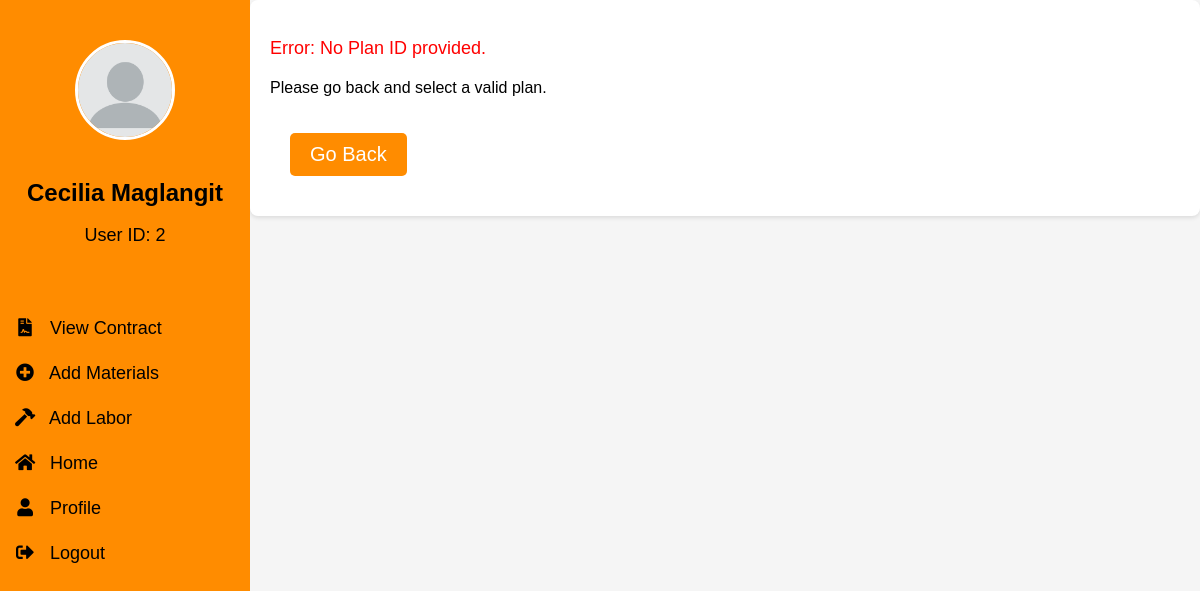
Page /contract_view.php (signed in) on the committed database.
### tables this page shows
CREATE TABLE `users` (
  `User_ID` int(11) NOT NULL,
  `First_Name` varchar(255) NOT NULL,
  `Last_Name` varchar(255) NOT NULL,
  `Phone_Number` bigint(11) NOT NULL,
  `Email` varchar(255) NOT NULL,
  `Address` varchar(255) NOT NULL,
  `Date_Of_Birth` date NOT NULL,
  `Username` varchar(255) NOT NULL,
  `Password` varchar(255) NOT NULL,
  `Photo` mediumblob NOT NULL
);

### contract_view.php (the view, shortened to what this page needs)
<?php
    include('config.php');
    $user_ID = $_SESSION['User_ID'];
    $sql = "SELECT * FROM users WHERE User_ID = ?";
    $stmt = $conn->prepare($sql);
    $stmt->bind_param("i", $user_ID);
    $stmt->execute();
    $result = $stmt->get_result();
    $userDetails = $result->fetch_assoc();
?>
<!DOCTYPE html>
<html lang="en">
<head>
<link rel="stylesheet" href="https://cdnjs.cloudflare.com/ajax/libs/font-awesome/5.15.4/css/all.min.css">
</head>
<body>
<div class="sidenav">
    <div class="profile-section">
        <?php
        if (isset($userDetails['Photo']) && !empty($userDetails['Photo'])) {
            echo '<img src="' . $userDetails['Photo'] . '" alt="Profile Picture">';
        } else {
            echo '<img src="assets/img/default-avatar.png" alt="Default Profile Picture">';
        }
        echo "<h3>" . $userDetails['First_Name'] . ' ' . $userDetails['Last_Name'] . "</h3>";
        echo "<p>User ID: " . $user_ID . "</p>";
        ?>
    </div>
    <div class="sidebar-section">
        <a href="#" class="sidebar-link" onclick="openSignedContractModal(); return false;">
            <i class="fas fa-file-contract"></i> View Contract
        </a>
        <a href="#" class="sidebar-link" onclick="document.getElementById('addMaterialsModal').style.display='block'; return false;">
            <i class="fas fa-plus-circle"></i> Add Materials
        </a>
        <a href="#" class="sidebar-link" onclick="document.getElementById('addLaborModal').style.display='block'; return false;">
            <i class="fas fa-hammer"></i> Add Labor
        </a>
    </div>
    <a href="usercomment.php"><i class="fas fa-home"></i> Home</a>
    <a href="userprofile.php"><i class="fas fa-user"></i> Profile</a>
    <a href="logout.php"><i class="fas fa-sign-out-alt"></i> Logout</a>
</div>
<div class="container">
    <?php
    if (isset($_GET['plan_ID'])) {
        $plan_ID = $_GET['plan_ID'];
        $query = "SELECT p.*, u.First_Name, u.Last_Name, u.Photo as UserPhoto
                 FROM plan p
                 JOIN users u ON p.User_ID = u.User_ID
                 WHERE p.plan_ID = ?";
        $stmt = mysqli_prepare($conn, $query);
        mysqli_stmt_bind_param($stmt, "i", $plan_ID);
        mysqli_stmt_execute($stmt);
        $result = mysqli_stmt_get_result($stmt);
        $row = mysqli_fetch_assoc($result);
        if ($row) {
            $clientName = "{$row['First_Name']} {$row['Last_Name']}";
            echo "<div class='main'>";
            echo "<h1>Client's Plan Details</h1>";
            echo "<div class='grid-container'>";
            echo "<div class='grid-item'>";
            echo "<h3>Client Information</h3>";
            echo "<img src='" . (isset($row['UserPhoto']) ? $row['UserPhoto'] : 'assets/img/default-avatar.png') . "' class='client-photo'>";
            echo "<label>Client Name:</label>";
            echo "<input type='text' value='{$clientName}' readonly>";
            echo "</div>";
            echo "<div class='grid-item'>";
            echo "<h3>Lot Area</h3>";
            echo "<label>Length:</label>";
            echo "<input type='text' value='{$row['length_lot_area']}' readonly>";
            echo "<label>Width:</label>";
            echo "<input type='text' value='{$row['width_lot_area']}' readonly>";
            echo "<label>Square Meter:</label>";
            echo "<input type='text' value='{$row['square_meter_lot']}' readonly>";
            echo "</div>";
            echo "<div class='grid-item'>";
            echo "<h3>Floor Area</h3>";
            echo "<label>Length:</label>";
            echo "<input type='text' value='{$row['length_floor_area']}' readonly>";
            echo "<label>Width:</label>";
            echo "<input type='text' value='{$row['width_floor_area']}' readonly>";
            echo "<label>Square Meter:</label>";
            echo "<input type='text' value='{$row['square_meter_floor']}' readonly>";
            echo "</div>";
            echo "</div>";
            echo "<div class='grid-container'>";
            echo "<div class='grid-item'>";
            echo "<h3>Project Budget</h3>";
            echo "<label>Initial Budget:</label>";
            echo "<input type='text' value='PHP " . number_format($row['initial_budget'], 2) . "' readonly>";
            echo "</div>";
            echo "<div class='grid-item'>";
            echo "<h3>Project Dates</h3>";
            echo "<label>Start Date:</label>";
            echo "<input type='text' value='" . date("F j, Y", strtotime($row['start_date'])) . "' readonly>";
            echo "<label>End Date:</label>";
            echo "<input type='text' value='" . date("F j, Y", strtotime($row['end_date'])) . "' readonly>";
            echo "</div>";
            echo "<div class='grid-item'>";
            echo "<h3>More Details</h3>";
            if (isset($row['more_details']) && !empty($row['more_details'])) {
                echo "<textarea readonly style='height: 100px;'>{$row['more_details']}</textarea>";
            } else {
                echo "<textarea readonly style='height: 100px;'>No additional details provided.</textarea>";
            }
            echo "</div>";
            echo "</div>";
            echo "<div class='grid-container'>";
            echo "<div class='grid-item plan-photo-container' style='grid-column: span 3;'>";
            echo "<h3>Plan Photos</h3>";
            if (!empty($row['Photo'])) {
                echo "<div style='text-align: center;'>";
                echo "<img src='" . $row['Photo'] . "' class='plan-photo' alt='Plan Photo' style='max-width: 300px; height: auto;'>";
                echo "</div>";
            } else {
                echo "<p style='text-align: center; color: #777;'>No plan photos available.</p>";
            }
            echo "</div>";
            echo "</div>";
            echo "<div class='contract-status-display' style='margin: 20px 0; padding: 15px; border-radius: 5px; text-align: center;'>";
            $contractStatusQuery = "SELECT status, rejection_reason, labor_cost, duration FROM contracts WHERE plan_ID = ? AND Carpenter_ID = ?";
            $contractStatusStmt = mysqli_prepare($conn, $contractStatusQuery);
            mysqli_stmt_bind_param($contractStatusStmt, "ii", $plan_ID, $Carpenter_ID);
            mysqli_stmt_execute($contractStatusStmt);
            $contractStatusResult = mysqli_stmt_get_result($contractStatusStmt);
            echo "<div style='display: none;'>";
            echo "Plan ID: " . $plan_ID . "<br>";
            echo "Carpenter ID: " . $Carpenter_ID . "<br>";
            echo "Query: " . $contractStatusQuery . "<br>";
            echo "Rows found: " . mysqli_num_rows($contractStatusResult) . "<br>";
            echo "</div>";
            if (mysqli_num_rows($contractStatusResult) > 0) {
                $contractData = mysqli_fetch_assoc($contractStatusResult);
                $contractStatus = $contractData['status'];
                $rejectionReason = $contractData['rejection_reason'];
                $laborCost = $contractData['labor_cost'];
                $duration = $contractData['duration'];
                $statusColor = '#FFC107';
                if ($contractStatus == 'accepted') {
                    $statusColor = '#4CAF50';
                } elseif ($contractStatus == 'rejected') {
                    $statusColor = '#F44336';
                }
                echo "<div style='display: inline-block; padding: 10px 20px; background-color: " . $statusColor . "; color: white; font-weight: bold; font-size: 18px; border-radius: 5px; margin-bottom: 10px;'>";
                echo "Contract Status: " . ucfirst($contractStatus);
                echo "</div>";
                echo "<div style='margin-top: 15px;'>";
                echo "<p><strong>Labor Cost:</strong> $" . number_format($laborCost, 2) . "</p>";
                echo "<p><strong>Duration:</strong> " . $duration . " days</p>";
                echo "</div>";
                if ($contractStatus == 'rejected' && !empty($rejectionReason)) {
                    echo "<div style='margin-top: 15px; padding: 15px; background-color: #ffebee; border-left: 4px solid #F44336; text-align: left; border-radius: 4px;'>";
                    echo "<h3 style='margin-top: 0; color: #D32F2F;'>Rejection Reason:</h3>";
                    echo "<p style='font-size: 16px;'>" . htmlspecialchars($rejectionReason) . "</p>";
                    echo "</div>";
                }
                if ($contractStatus == 'accepted') {
                    echo "<div style='margin-top: 15px; padding: 15px; background-color: #e8f5e9; border-left: 4px solid #4CAF50; text-align: left; border-radius: 4px;'>";
                    echo "<h3 style='margin-top: 0; color: #2E7D32;'>Contract Accepted</h3>";
                    echo "<p style='font-size: 16px;'>The contract has been accepted and is now in effect. Work can proceed according to the agreed terms.</p>";
                    echo "</div>";
                }
                if ($contractStatus == 'pending') {
                    echo "<div style='margin-top: 15px; padding: 15px; background-color: #fff8e1; border-left: 4px solid #FFC107; text-align: left; border-radius: 4px;'>";
                    echo "<h3 style='margin-top: 0; color: #F57F17;'>Pending Decision</h3>";
                    echo "<p style='font-size: 16px;'>This contract is awaiting your decision. Please review the terms and either accept or reject the contract.</p>";
                    echo "<button onclick='openSignedContractModal()' style='background-color: " . $statusColor . "; color: white; border: none; padding: 10px 20px; border-radius: 5px; cursor: pointer; font-size: 16px; margin-top: 10px;'>";
                    echo "<i class='fas fa-file-contract'></i> Review Contract";
                    echo "</button>";
                    echo "</div>";
                }
            } else {
                echo "<div style='display: inline-block; padding: 10px 20px; background-color: #9E9E9E; color: white; font-weight: bold; font-size: 18px; border-radius: 5px; margin-bottom: 10px;'>";
                echo "Contract Status: Not Available";
                echo "</div>";
                echo "<div style='margin-top: 15px; padding: 15px; background-color: #f5f5f5; border-left: 4px solid #9E9E9E; text-align: left; border-radius: 4px;'>";
                echo "<p style='font-size: 16px;'>No contract has been created for this project yet. Please contact the administrator.</p>";
                echo "</div>";
            }
            mysqli_stmt_close($contractStatusStmt);
            echo "</div>";
            echo "<div style='text-align: left; margin: 20px 0; padding-left: 20px;'>";
            echo "<button onclick=\"window.location.href='" . htmlspecialchars($_SERVER['HTTP_REFERER']) . "'\"
                  style='background-color: #FF8C00; color: white; border: none; padding: 10px 20px;
                  border-radius: 5px; cursor: pointer; font-size: 16px;'>Go Back</button>";
            echo "</div>";
            echo "</div>";
        } else {
            echo "<div class='main'>";
            echo "<p>No plan found with Plan ID: $plan_ID</p>";
            echo "</div>";
        }
    } else {
        echo "<div class='main'>";
        echo "<p style='font-size: 18px; color: red;'>Error: No Plan ID provided.</p>";
        echo "<p style='font-size: 16px; margin-top: 20px;'>Please go back and select a valid plan.</p>";
        echo "<button onclick='window.history.back()' style='margin-top: 20px; padding: 10px 20px; background-color: #FF8C00; color: white; border: none; border-radius: 5px; cursor: pointer;'>Go Back</button>";
        echo "</div>";
    }
    ?>
</div>
<button onclick="openSignedContractModal()" class="view-contract-btn"
        style="background-color: #4a6fdc; color: white; border: none; padding: 10px 20px;
               border-radius: 5px; cursor: pointer; font-size: 16px; margin: 10px 0;">
</button>
</body>
</html>

### contract_view.php (style rules this page uses)
* { box-sizing: border-box; }
body { font-family: Arial, Helvetica, sans-serif; margin: 0; padding: 0; font-size: 20px; background-color: #f5f5f5; }
button { background-color: #FF8C00; color: #FFFFFF; border: none; padding: 10px 20px; font-size: 20px; cursor: pointer; margin: 20px; border-radius: 4px; }
.main { margin-left: 250px; padding: 20px; background-color: white; border-radius: 8px; box-shadow: 0 2px 4px rgba(0,0,0,0.1); max-width: 1200px; margin: 0 auto; }
img { max-width: 100%; height: auto; border-radius: 4px; }
.sidenav { height: 100%; width: 250px; position: fixed; z-index: 1; top: 0; left: 0; background-color: #FF8C00; overflow-x: hidden; padding-top: 20px; }
.sidenav .profile-section { text-align: center; padding: 20px 10px; margin-bottom: 20px; }
.sidenav .profile-section img { width: 100px; height: 100px; border-radius: 50%; margin-bottom: 10px; border: 3px solid white; }
.sidenav h3 { font-size: 24px; margin-bottom: 5px; color: black; }
.sidenav p { font-size: 18px; margin-bottom: 20px; color: black; }
.sidenav a { padding: 12px 15px; text-decoration: none; font-size: 18px; color: black; display: block; transition: 0.3s; }
.sidenav a i { margin-right: 10px; width: 20px; text-align: center; }
.main { padding: 20px; margin-left: 250px; background-color: white; }

### rows in the picture
users: Photo (placeholder picture), First_Name "Cecilia", Last_Name "Maglangit"

### other values in the picture
$user_ID "2"
